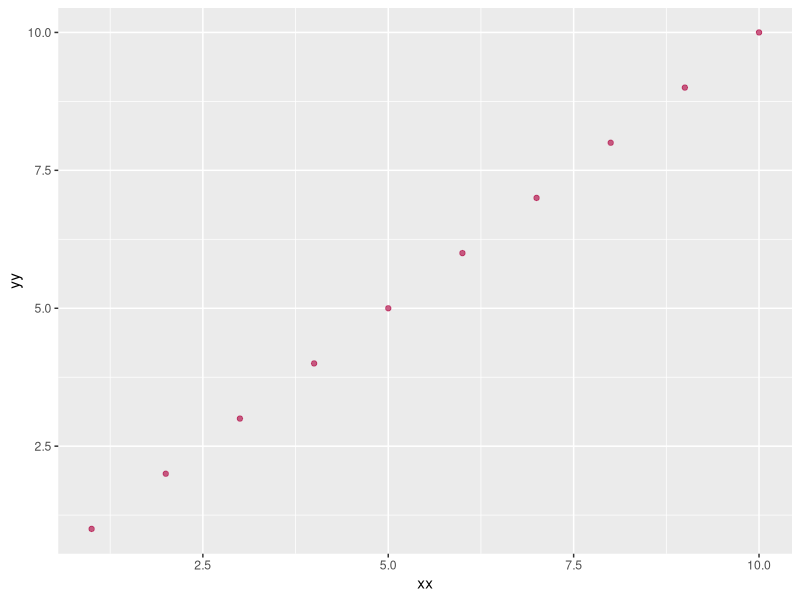
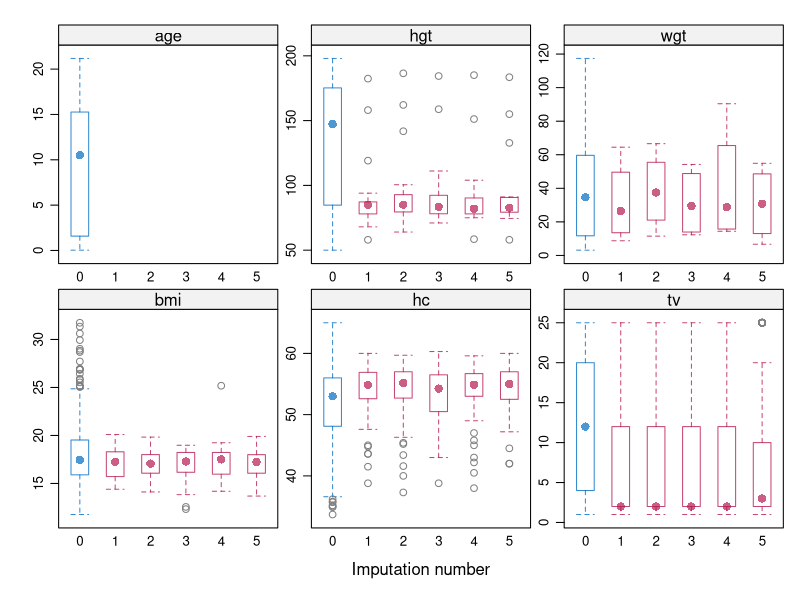
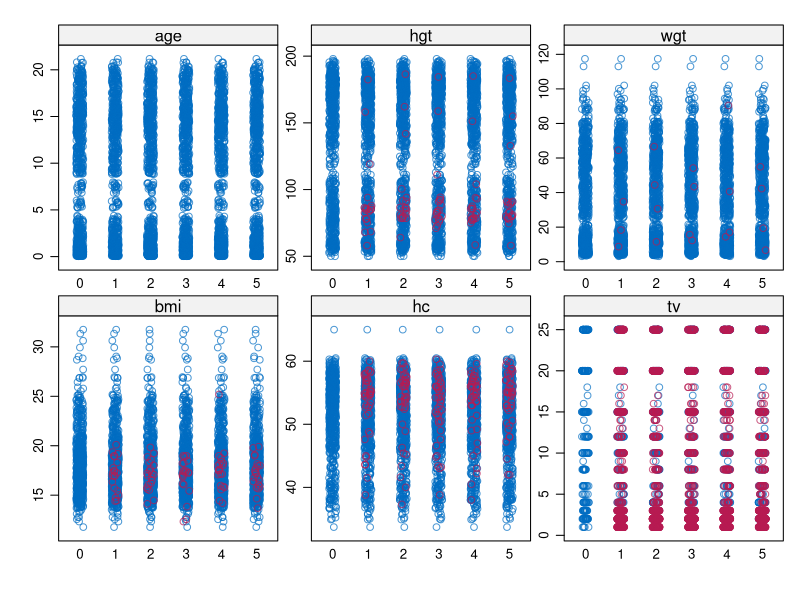
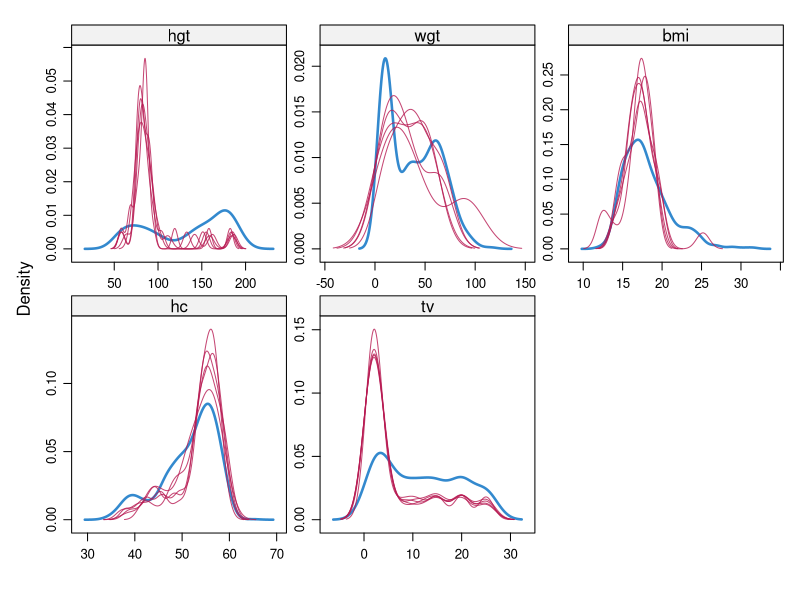
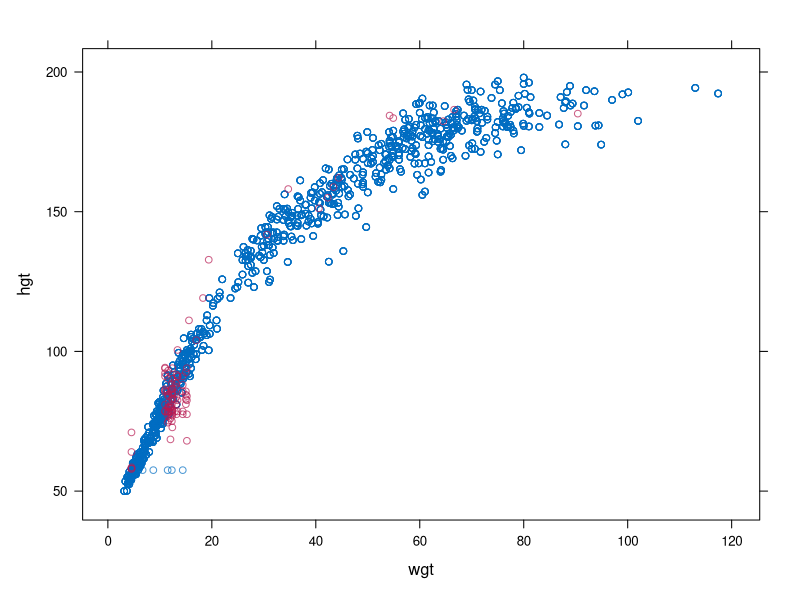
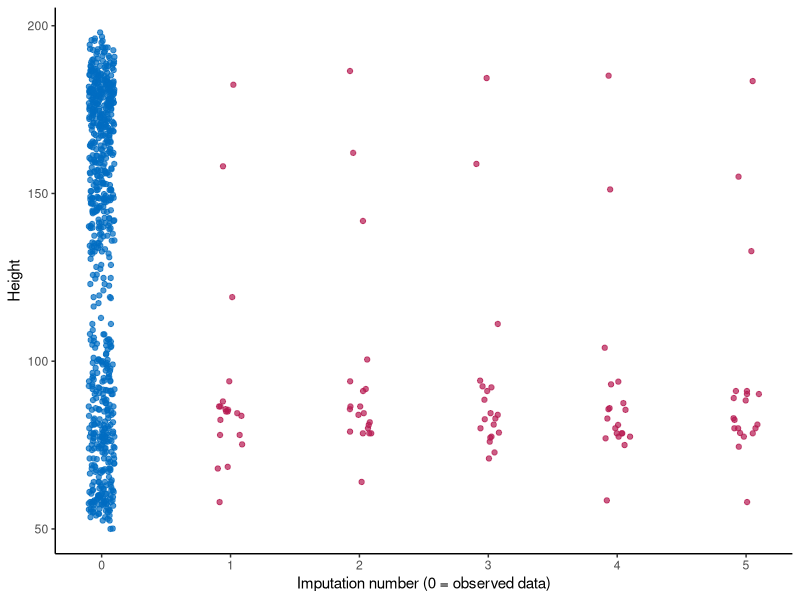
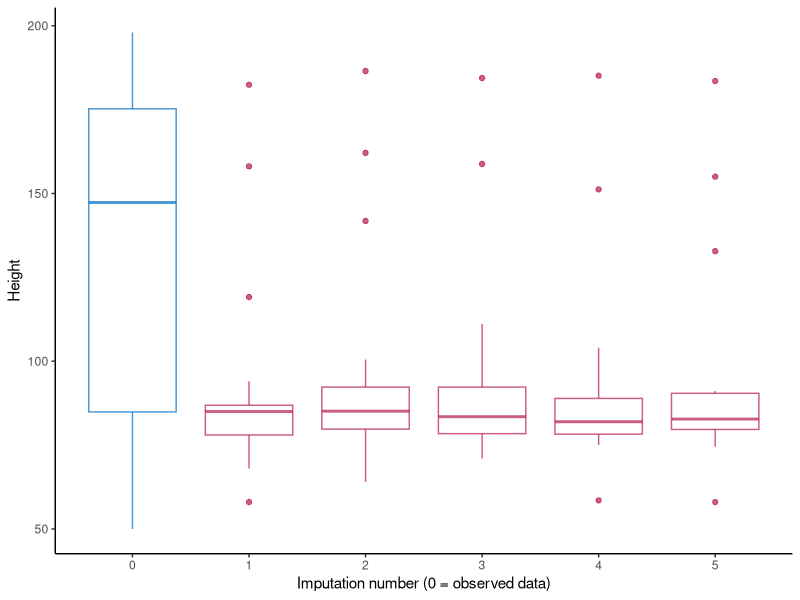
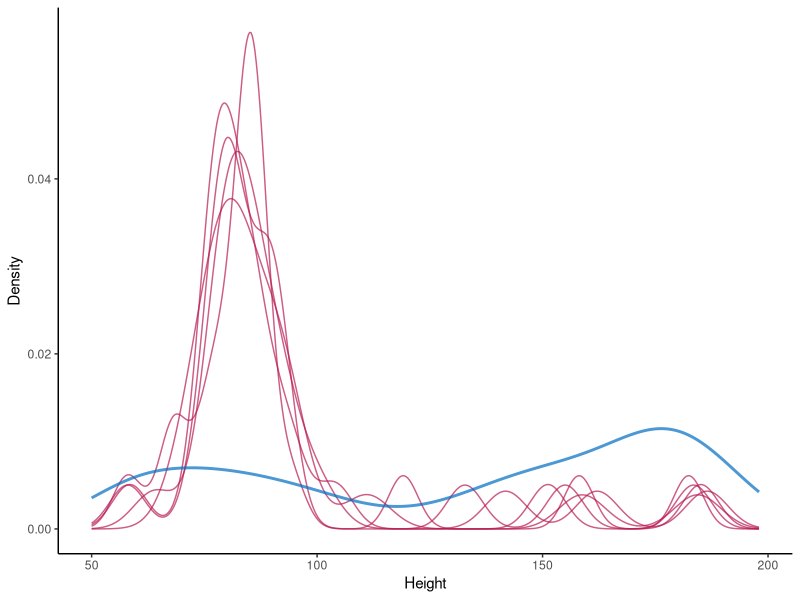

Recreate these plots in R, in order.
# convert lattice plots to ggplot to use with plotly

# load packages
library(dplyr) #version 0.8.5
library(ggplot2) #version 3.3.0
library(patchwork) #version 1.0.0
library(mice)

# test the colors
obs <- grDevices::hcl(240, 100, 40, 0.7)
mis <- grDevices::hcl(0, 100, 40, 0.7) 
dat <- data.frame(xx=1:10, yy=1:10)
dat %>% ggplot(aes(x=xx, y=yy))+geom_point(color=mis)

# save the colors
cols <- c(obs,mis)

# set default graphing behavior
theme_update(
  plot.title = element_text(hjust = 0.5),
  plot.subtitle = element_text(hjust = 0.5),
  panel.border = element_blank(),
  panel.grid.major = element_blank(),
  panel.grid.minor = element_blank(),
  panel.background = element_blank(),
  axis.line = element_line(colour = "black"),
  legend.key = element_blank(),
  legend.position = "bottom"
)


# get some test data
mids <- mice(boys, printFlag = FALSE)

# generate original mice plots
# box and whiskers of completed data (for large n)
mice::bwplot(mids)

# stripplot of completed data (for small n)
mice::stripplot(mids)

# density plot of completed data
mice::densityplot(mids)

# scatterplot of completed data
mice::xyplot(mids, hgt~wgt)

# # OPTIONAL: influx-outflux plot of incomplete data
# mice::fluxplot(boys)

# NEW STRIPPLOT
mids$imp$hgt %>% 
  setNames(., c("M1", "M2", "M3", "M4", "M5")) %>% 
  ggplot() +
  geom_jitter(aes(x=1, y=M1), height = 0, width = 0.1, color = cols[2]) +
  geom_jitter(aes(x=2, y=M2), height = 0, width = 0.1, color = cols[2]) +
  geom_jitter(aes(x=3, y=M3), height = 0, width = 0.1, color = cols[2]) +
  geom_jitter(aes(x=4, y=M4), height = 0, width = 0.1, color = cols[2]) +
  geom_jitter(aes(x=5, y=M5), height = 0, width = 0.1, color = cols[2]) +
  geom_jitter(data = mids$data, mapping = aes(x=0, y=hgt), height = 0, width = 0.1, na.rm = TRUE, color = cols[1]) +
  scale_x_continuous(breaks = c(0, 1:5)) +
  xlab("Imputation number (0 = observed data)") + 
  ylab("Height")

# NEW BWPLOT
mids$imp$hgt %>% 
  setNames(., c("M1", "M2", "M3", "M4", "M5")) %>% 
  ggplot() +
  geom_boxplot(aes(x=1, y=M1), color = cols[2]) +
  geom_boxplot(aes(x=2, y=M2), color = cols[2]) +
  geom_boxplot(aes(x=3, y=M3), color = cols[2]) +
  geom_boxplot(aes(x=4, y=M4), color = cols[2]) +
  geom_boxplot(aes(x=5, y=M5), color = cols[2]) +
  geom_boxplot(data = mids$data, mapping = aes(x=0, y=hgt), na.rm = TRUE, color = cols[1]) +
  scale_x_continuous(breaks = c(0, 1:5)) +
  xlab("Imputation number (0 = observed data)") + 
  ylab("Height")

# NEW DENSITYPLOT
mids$imp$hgt %>% 
  setNames(., c("M1", "M2", "M3", "M4", "M5")) %>% 
  ggplot() +
  geom_density(aes(x=M1), color = cols[2]) +
  geom_density(aes(x=M2), color = cols[2]) +
  geom_density(aes(x=M3), color = cols[2]) +
  geom_density(aes(x=M4), color = cols[2]) +
  geom_density(aes(x=M5), color = cols[2]) +
  geom_density(data = mids$data, aes(x=hgt), na.rm = TRUE, color = cols[1], size = 1) +
  xlab("Height") + 
  ylab("Density")

# NEW XYPLOT
mids %>% 
  complete("long") %>% 
  ggplot() +
  geom_point(aes(x=wgt, y=hgt), color = cols[2]) +
  geom_point(data = mids$data, aes(x=wgt, y=hgt), na.rm = TRUE, color = cols[1])

# better to add imputed values to this instead?
mids$data %>% 
  ggplot() +
  geom_point(aes(x=wgt, y=hgt), color = cols[1], na.rm=T) 

# or make it more generic by adding the original data to the completed object?
cd <- mids %>% 
  complete("long", include = TRUE) #%>% cbind((is.na(mids$data)))
r <- as.data.frame(is.na(mids$data))

cd %>%  
  ggplot() +
  geom_point(aes(x=wgt, y=hgt), color = cols[2], na.rm = TRUE) 
